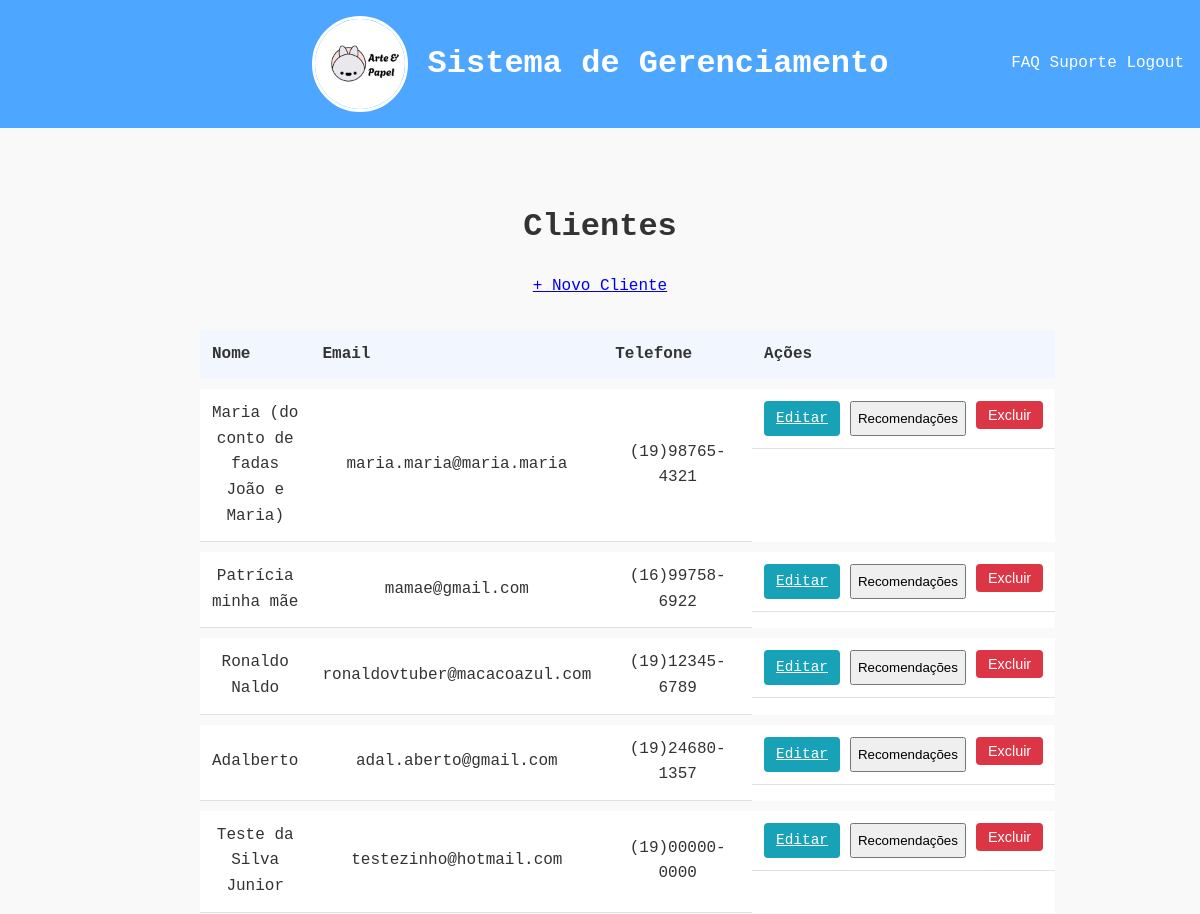
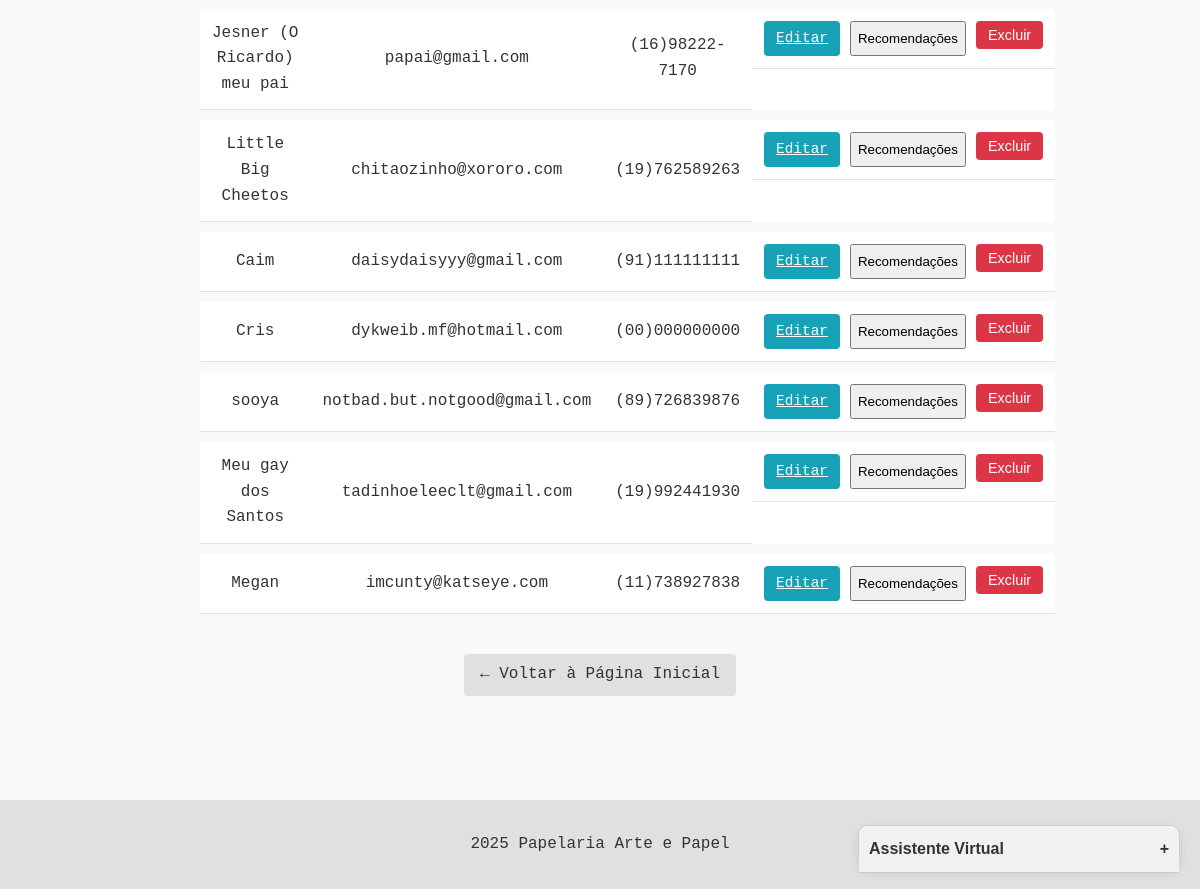
The page /clientes (signed in) on the database its author committed (2 pictures, top to bottom).
### app.py (models this page shows)
class Cliente(db.Model):
    id = db.Column(db.Integer, primary_key=True)
    nome = db.Column(db.String(100), nullable=False)
    email = db.Column(db.String(100), unique=True)
    telefone = db.Column(db.String(20))
    endereco = db.Column(db.String(200))
    data_cadastro = db.Column(db.DateTime, default=datetime.utcnow)

### app.py (the view)
@app.route('/clientes')
@login_required
def listar_clientes():
    clientes = Cliente.query.all()
    return render_template('clientes/listar.html', clientes=clientes)

### app.py (called while the page is built)
@login_manager.user_loader
def load_user(user_id):
    return Usuario.query.get(int(user_id))

### templates/clientes/listar.html (shortened to what this page needs)
{% extends "base.html" %} {% block content %}
<div class="container">
  <h1>Clientes</h1>
  <a href="{{ url_for('cadastrar_cliente') }}" class="btn-novo"
    >+ Novo Cliente</a
  >
  <table class="tabela-clientes">
    <thead>
      <tr>
        <th>Nome</th>
        <th>Email</th>
        <th>Telefone</th>
        <th>Ações</th>
      </tr>
    </thead>
    <tbody>
      {% for cliente in clientes %}
      <tr>
        <td>{{ cliente.nome }}</td>
        <td>{{ cliente.email }}</td>
        <td>{{ cliente.telefone }}</td>
        <td class="acoes">
          <a
            href="{{ url_for('editar_cliente', id=cliente.id) }}"
            class="btn-editar"
            >Editar</a
          >
          <button
            class="btn-recomendacao"
            data-cliente-id="{{ cliente.id }}"
            style="cursor: pointer"
            data-cliente-nome="{{ cliente.nome }}"
            onclick="handleRecommendationClick(this)"
          >
            Recomendações
          </button>
          <form
            action="{{ url_for('deletar_cliente', id=cliente.id) }}"
            method="POST"
            class="form-deletar"
          >
            <button type="submit" class="btn-excluir">Excluir</button>
          </form>
        </td>
      </tr>
      {% endfor %}
    </tbody>
  </table>
  <div class="rodape-tabela">
    <a href="{{ url_for('home') }}" class="btn-voltar">
      ← Voltar à Página Inicial
    </a>
  </div>
</div>
{% endblock %}

### static/css/style.css (style rules this page uses)
body { font-family: Andale Mono, monospace; line-height: 1.6; margin: 0; padding: 0; display: flex; flex-direction: column; min-height: 100vh; background-color: #f9f9f9; color: #333; }
.btn-voltar { display: inline-block; padding: 8px 16px; background-color: #e0e0e0; color: #333; text-decoration: none; border-radius: 4px; margin-bottom: 20px; transition: background-color 0.3s; }
.btn-editar, .btn-excluir { padding: 6px 12px; border: none; border-radius: 4px; cursor: pointer; font-size: 0.9rem; }
.btn-editar { background-color: #17a2b8; color: white; }
.btn-excluir { background-color: #dc3545; color: white; }
.tabela-clientes { width: 100%; border-collapse: separate; border-spacing: 0 10px; margin: 20px 0; }
.tabela-clientes thead th { background-color: #f2f7ff; color: #333; padding: 12px; text-align: left; }
.tabela-clientes tbody tr { background-color: #fff; transition: all 0.3s ease; }
.tabela-clientes td { padding: 12px; border-bottom: 1px solid #dee2e6; }
.tabela-clientes .acoes { display: flex; gap: 10px; }
.container { max-width: 800px; margin: 0 auto; text-align: center; padding: 20px; }
.rodape-tabela { margin-top: 30px; text-align: center; }

### rows shown on the page
Cliente: nome "Maria (do conto de fadas João e Maria)", email "maria.maria@maria.maria", telefone "(19)98765-4321"
Cliente: nome "Patrícia minha mãe", email "mamae@gmail.com", telefone "(16)99758-6922"
Cliente: nome "Ronaldo Naldo", email "ronaldovtuber@macacoazul.com", telefone "(19)12345-6789"
Cliente: nome "Adalberto", email "adal.aberto@gmail.com", telefone "(19)24680-1357"
Cliente: nome "Teste da Silva Junior", email "testezinho@hotmail.com", telefone "(19)00000-0000"
Cliente: nome "Jesner (O Ricardo) meu pai", email "papai@gmail.com", telefone "(16)98222-7170"
Cliente: nome "Little Big Cheetos", email "chitaozinho@xororo.com", telefone "(19)762589263"
Cliente: nome "Caim", email "daisydaisyyy@gmail.com", telefone "(91)111111111"
Cliente: nome "Cris", email "dykweib.mf@hotmail.com", telefone "(00)000000000"
Cliente: nome "sooya", email "notbad.but.notgood@gmail.com", telefone "(89)726839876"
Cliente: nome "Meu gay dos Santos", email "tadinhoeleeclt@gmail.com", telefone "(19)992441930"
Cliente: nome "Megan", email "imcunty@katseye.com", telefone "(11)738927838"
